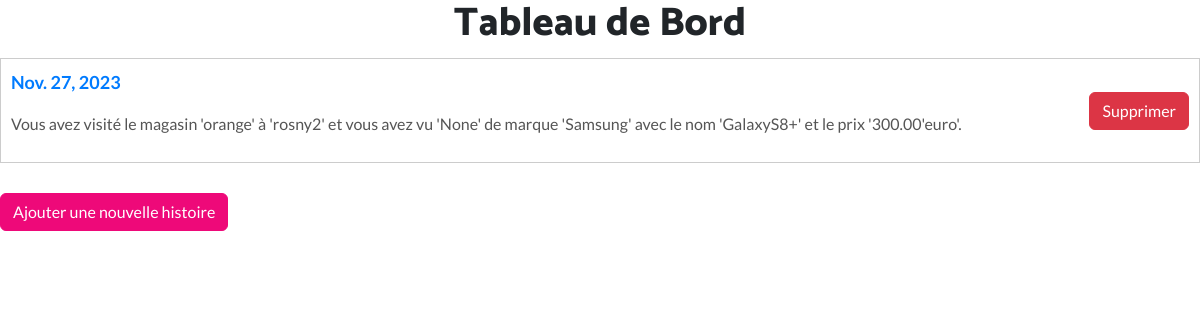
The page /tableaubord/ on the database as committed earlier.
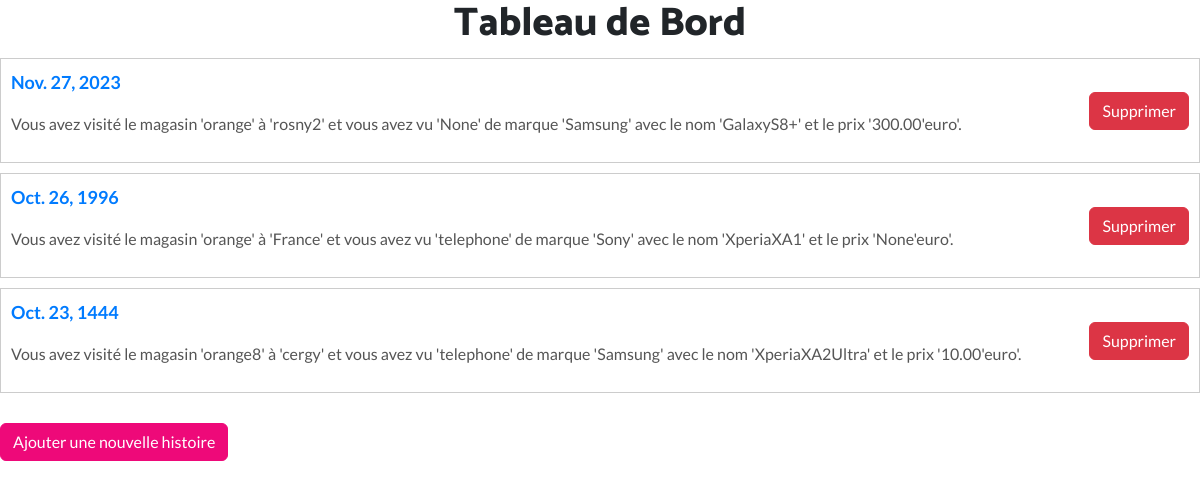
The same page on the database as committed later.
### api/models.py (models this page shows, shortened)
class HistoriqueVisite(models.Model):
    category= models.CharField(max_length=100, null=True, blank=True)
    brand = models.CharField(max_length=100, null=True, blank=True)
    name = models.CharField(max_length=255, null=False, blank=False)
    store_name = models.CharField(max_length=255)
    location = models.CharField(max_length=255)
    prix = models.DecimalField(max_digits=10, decimal_places=2, null=True, blank=True)
    date_of_visit = models.DateField()
    from django.db import models

### api/views.py (the view, shortened to what this page needs)
# urls.py: path('tableaubord/',tableaubord,name='tableaubord'),
def tableaubord(request):
    historique_visites = HistoriqueVisite.objects.all()
    return render(request, 'tableaubord.html', {'historique_visites': historique_visites})

### templates/tableaubord.html (shortened to what this page needs)
{% load static %}
<!DOCTYPE html>
<html lang="en">
<head>
    <link rel="stylesheet" href="{% static 'css/stylestb.css' %}">
    <link rel="stylesheet" href="{% static 'bootstrap/css/bootstrap.min.css' %}">
    <link rel="stylesheet" href="{% static 'css/styles.min.css' %}">
</head>
<body>
    <h1>Tableau de Bord</h1>
    {% for visite in historique_visites %}
    <div class="visite-container">
        <div class="visite-info">
            <div class="visite-header">
                <p>{{ visite.date_of_visit }}</p>
            </div>
            <div class="visite-details">
                <p>Vous avez visité le magasin '{{ visite.store_name }}' à '{{ visite.location }}' et vous avez vu '{{ visite.category }}' de marque '{{ visite.brand }}' {% if visite.name %}avec le nom '{{ visite.name }}'{% endif %} et le prix '{{ visite.prix }}'euro'.</p>
            </div>
        </div>
        <div class="btn-container">
            <form method="post" action="{% url 'supprimer_visite' visite.id %}">
                <button type="submit" class="btn btn-danger">Supprimer</button>
            </form>
        </div>
    </div>
    {% endfor %}
    <a href="{% url 'histoire' %}" class="btn btn-primary">Ajouter une nouvelle histoire</a>
</body>
</html>

Rows that differ between the two databases and show on the page:
added HistoriqueVisite: date_of_visit "Oct. 26, 1996", store_name "orange", location "France", category "telephone", brand "Sony", name "XperiaXA1", prix "None"
added HistoriqueVisite: date_of_visit "Oct. 23, 1444", store_name "orange8", location "cergy", category "telephone", brand "Samsung", name "XperiaXA2Ultra", prix "10.00"
